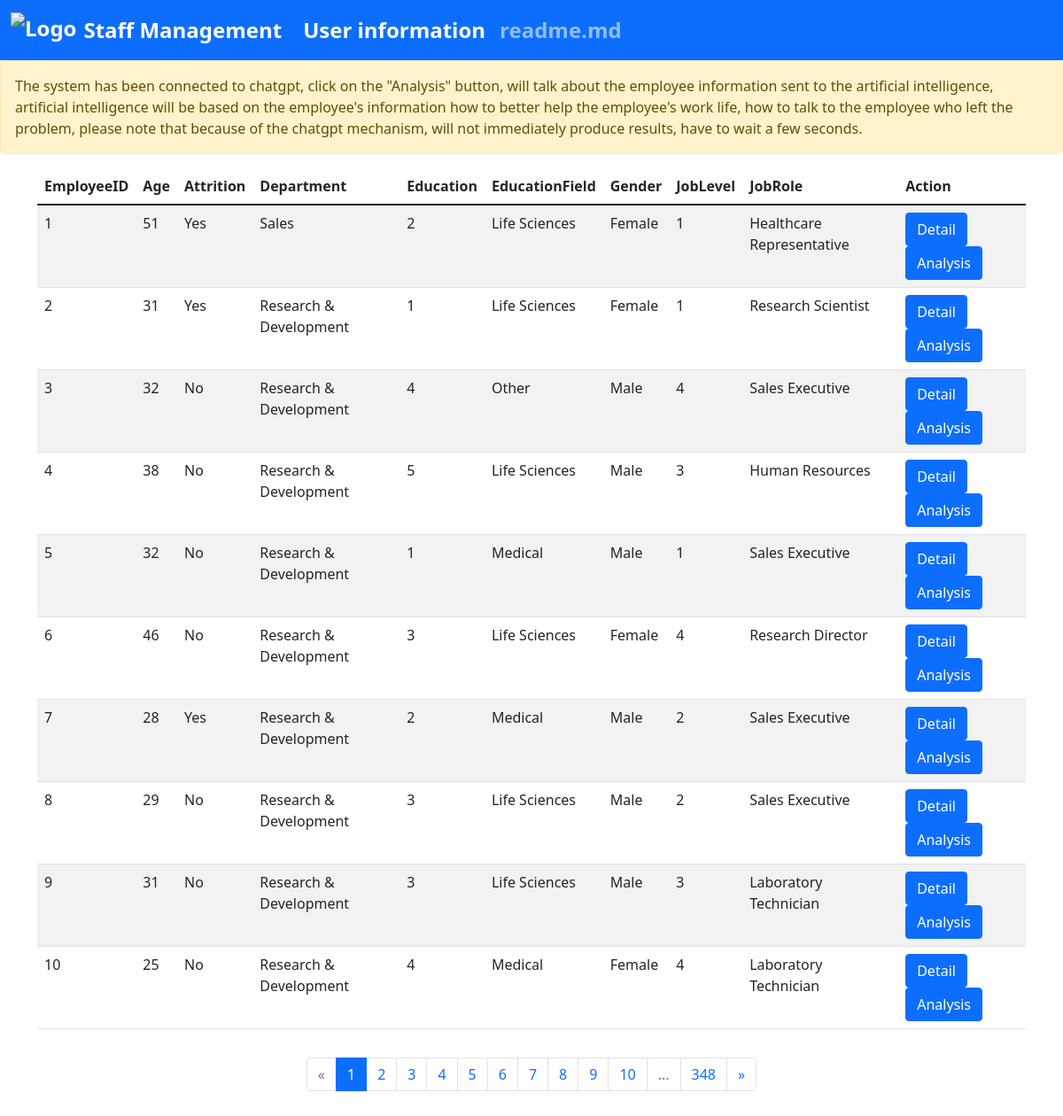
The page / on the database its author committed.
### tables this page shows
CREATE TABLE staff_information (
        id INTEGER PRIMARY KEY AUTOINCREMENT,
        employeeid INTEGER,
        age INTEGER,
        attrition TEXT,
        department TEXT,
        education INTEGER,
        educationfield TEXT,
        gender TEXT,
        joblevel INTEGER,
        jobrole TEXT,
        maritalstatus TEXT,
        monthlyincome INTEGER,
        numcompaniesworked INTEGER,
        over18 TEXT,
        percentsalaryhike INTEGER,
        standardhours INTEGER,
        stockoptionlevel INTEGER,
        totalworkingyears INTEGER,
        trainingtimeslastyear INTEGER,
        yearsatcompany INTEGER,
        yearssincelastpromotion INTEGER,
        yearswithcurrmanager INTEGER
    );

### index.py (the view)
@app.route('/')
def index():
    get_title = title()
    page = request.args.get('page', 1, type=int)
    page_size = 10
    rows, pagination = get_index_rows(page, page_size)
    return render_template('index.html', title=get_title, rows=rows, pagination=pagination)

### index.py (called while the page is built)
def title():
    title = 'staff'
    return title

### templates/index.html (shortened to what this page needs)
<!DOCTYPE html>
<html>
<head>
    <link rel="stylesheet" href="https://cdn.bootcdn.net/ajax/libs/bootstrap/5.1.3/css/bootstrap.min.css">
</head>
<body>
    <nav class="navbar navbar-expand-lg navbar-dark bg-primary mx-auto">
        <div class="container-fluid">
            <a class="navbar-brand d-flex align-items-center" href="/">
                <img src="https://www.abdn.ac.uk/global/images/layout/UoA_Primary_Logo_RGB_2018.svg?v=1537886890" alt="Logo" class="me-2" height="40">
                <span class="flex-grow-1">Staff Management</span>
            </a>
            <div class="collapse navbar-collapse" id="navbarNav">
                <ul class="navbar-nav me-auto">
                    <li class="nav-item">
                        <a class="nav-link active" aria-current="page" href="/">User information</a>
                    </li>
                    <li class="nav-item">
                        <a class="nav-link" href="/readme.md">readme.md</a>
                    </li>
                </ul>
            </div>
        </div>
    </nav>
    <div class="alert alert-warning" role="alert">
        The system has been connected to chatgpt, click on the "Analysis" button, will talk about the employee information sent to the artificial intelligence, artificial intelligence will be based on the employee's information how to better help the employee's
        work life, how to talk to the employee who left the problem, please note that because of the chatgpt mechanism, will not immediately produce results, have to wait a few seconds.
    </div>
    <div class="container my-3">
        <div class="row my-3">
            <div class="col">
                <table class="table table-striped">
                    <thead>
                        <tr>
                            <th>EmployeeID</th>
                            <th>Age</th>
                            <th>Attrition</th>
                            <th>Department</th>
                            <th>Education</th>
                            <th>EducationField</th>
                            <th>Gender</th>
                            <th>JobLevel</th>
                            <th>JobRole</th>
                            <th>Action</th>
                        </tr>
                    </thead>
                    <tbody>
                        {% for row in rows %}
                        <tr>
                            <td>{{row["employeeid"]}}</td>
                            <td>{{row["age"]}}</td>
                            <td>{{row["attrition"]}}</td>
                            <td>{{row["department"]}}</td>
                            <td>{{row["education"]}}</td>
                            <td>{{row["educationfield"]}}</td>
                            <td>{{row["gender"]}}</td>
                            <td>{{row["joblevel"]}}</td>
                            <td>{{row["jobrole"]}}</td>
                            <td>
                                <a class="btn btn-primary" href="{{ url_for('detail', id=row['employeeid']) }}">Detail</a>
                                <a class="btn btn-primary" href="{{ url_for('chatgpt', id=row['employeeid']) }}" data-bs-toggle="tooltip" data-bs-placement="top" title="Please note that due to the chatgpt mechanism, the results will not be available immediately and you will have to wait a few seconds.">Analysis</a>
                            </td>
                        </tr>
                        {% endfor %}
                    </tbody>
                </table>
            </div>
        </div>
        <div class="d-flex justify-content-center">
            <nav aria-label="Page navigation example">
                <ul class="pagination">
                    <li class="page-item {% if not pagination['has_prev'] %}disabled{% endif %}">
                        <a class="page-link" href="{{ url_for('index', page=pagination['prev_num']) }}" aria-label="Previous">
                            <span aria-hidden="true">&laquo;</span>
                        </a>
                    </li>
                     {% for page_num in pagination['pages'] %}
                    <li class="page-item {% if pagination['page'] == page_num %}active{% endif %}">
                        <a class="page-link" href="{{ url_for('index', page=page_num) }}">{{ page_num }}</a>
                    </li>
                    {% endfor %} {% if pagination['pages'][-1]
                    < pagination[ 'total_pages'] - 1 %} <li class="page-item disabled">
                        <a class="page-link">...</a>
                        </li>
                        {% endif %} {% if pagination['pages'][-1] != pagination['total_pages'] %}
                        <li class="page-item">
                            <a class="page-link" href="{{ url_for('index', page=pagination['total_pages']) }}">{{ pagination['total_pages'] }}</a>
                        </li>
                        {% endif %}
                        <li class="page-item {% if not pagination['has_next'] %}disabled{% endif %}">
                            <a class="page-link" href="{{ url_for('index', page=pagination['next_num']) }}" aria-label="Next">
                                <span aria-hidden="true">&raquo;</span>
                            </a>
                        </li>
                </ul>
            </nav>
        </div>
    </div>
</body>
</html>

### templates/index.html (style rules this page uses)
.navbar-brand img { max-height: 50px; }
.navbar-brand, .navbar-nav .nav-link { color: white; font-weight: bold; font-size: 24px; }

### rows shown on the page
staff_information: employeeid "1", age "51", attrition "Yes", department "Sales", education "2", educationfield "Life Sciences", gender "Female", joblevel "1", jobrole "Healthcare Representative"
staff_information: employeeid "2", age "31", attrition "Yes", department "Research & Development", education "1", educationfield "Life Sciences", gender "Female", joblevel "1", jobrole "Research Scientist"
staff_information: employeeid "3", age "32", attrition "No", department "Research & Development", education "4", educationfield "Other", gender "Male", joblevel "4", jobrole "Sales Executive"
staff_information: employeeid "4", age "38", attrition "No", department "Research & Development", education "5", educationfield "Life Sciences", gender "Male", joblevel "3", jobrole "Human Resources"
staff_information: employeeid "5", age "32", attrition "No", department "Research & Development", education "1", educationfield "Medical", gender "Male", joblevel "1", jobrole "Sales Executive"
staff_information: employeeid "6", age "46", attrition "No", department "Research & Development", education "3", educationfield "Life Sciences", gender "Female", joblevel "4", jobrole "Research Director"
staff_information: employeeid "7", age "28", attrition "Yes", department "Research & Development", education "2", educationfield "Medical", gender "Male", joblevel "2", jobrole "Sales Executive"
staff_information: employeeid "8", age "29", attrition "No", department "Research & Development", education "3", educationfield "Life Sciences", gender "Male", joblevel "2", jobrole "Sales Executive"
staff_information: employeeid "9", age "31", attrition "No", department "Research & Development", education "3", educationfield "Life Sciences", gender "Male", joblevel "3", jobrole "Laboratory Technician"
staff_information: employeeid "10", age "25", attrition "No", department "Research & Development", education "4", educationfield "Medical", gender "Female", joblevel "4", jobrole "Laboratory Technician"

### other values the page prints
{{ page_num }} "1" "2" "3" "4" "5" "6" "7" "8" "9" "10"
{{ pagination['total_pages'] }} "348"
